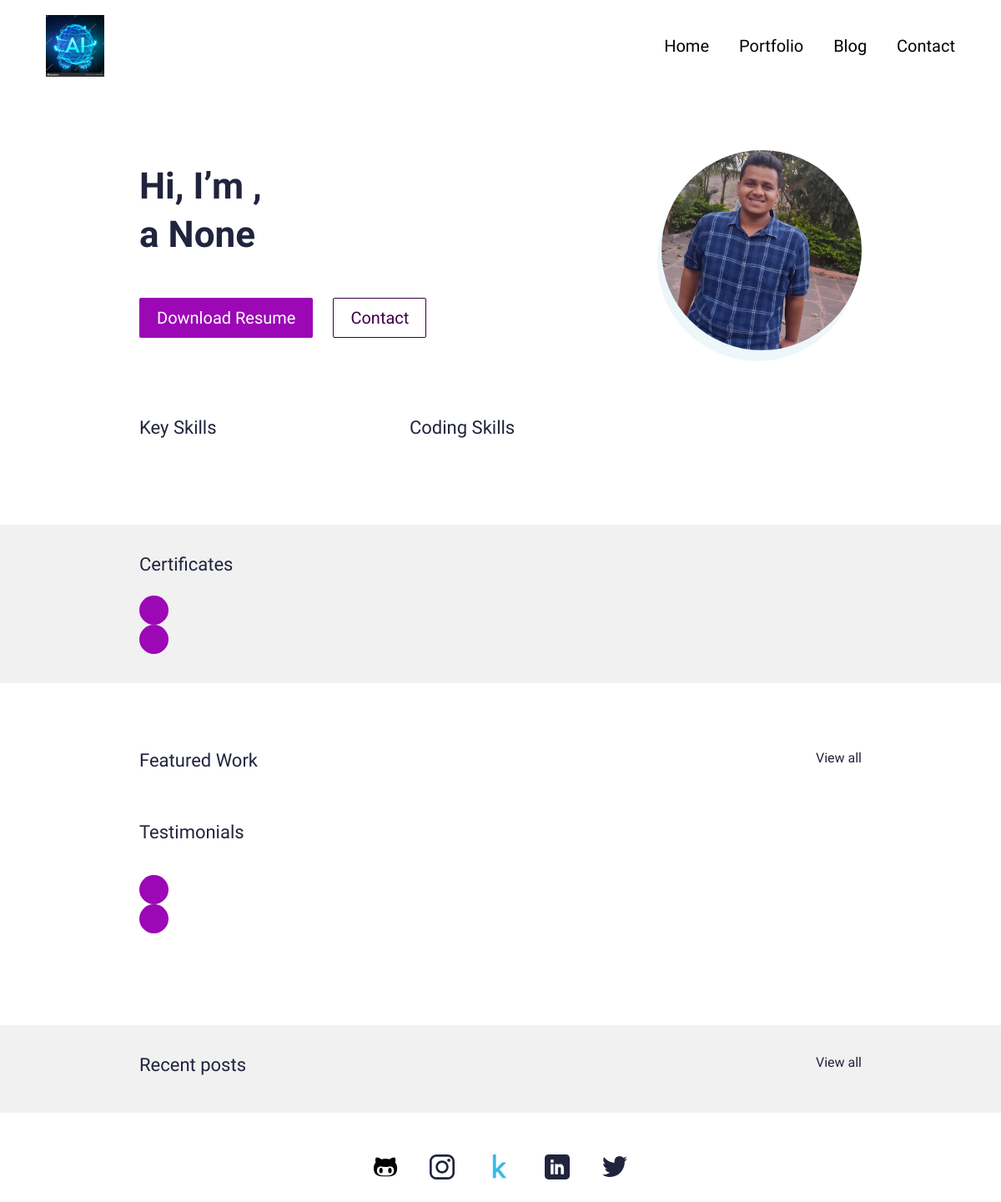
/, run on an earlier commit of the app's database.
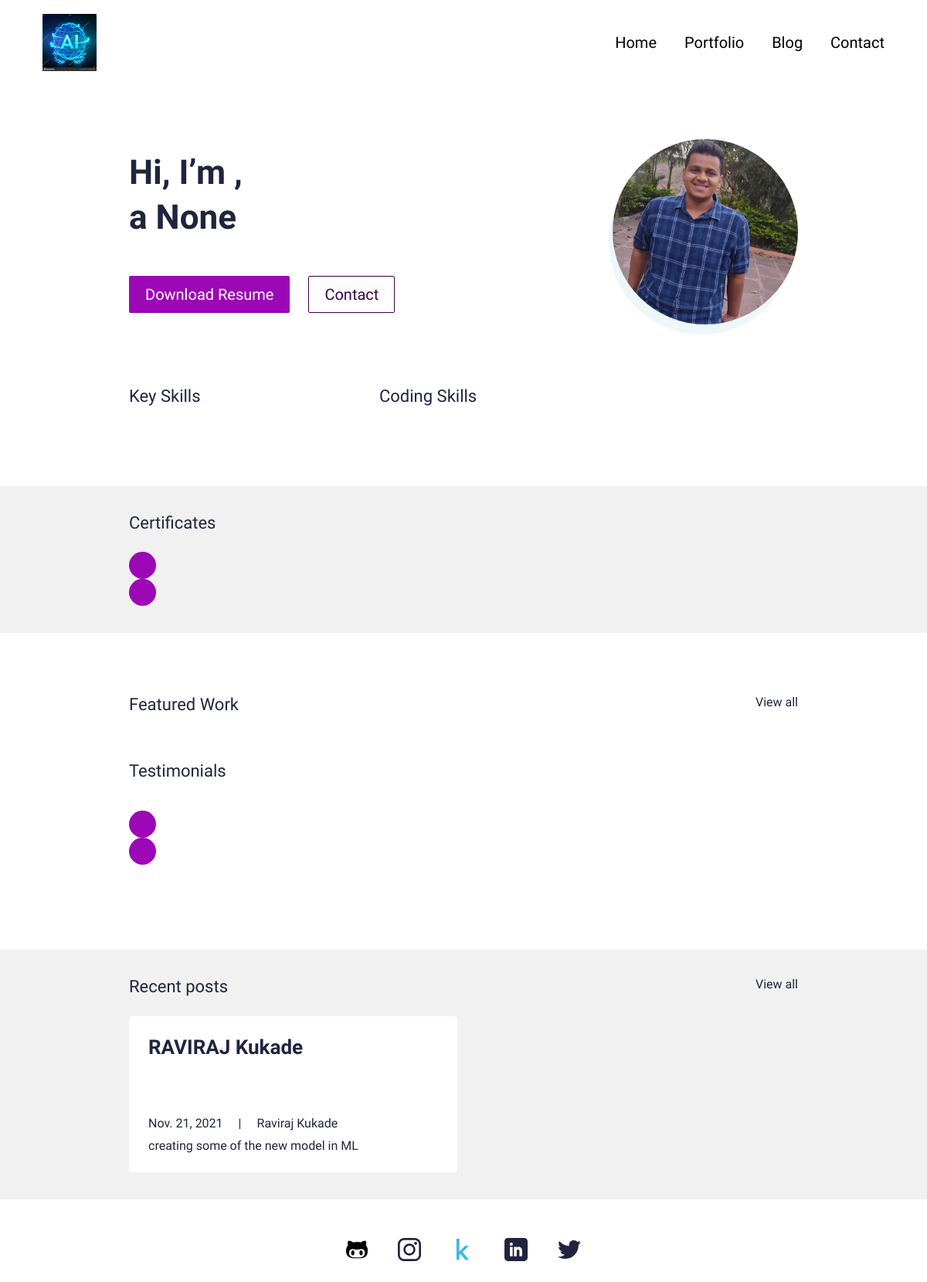
And on a later commit of the database.
### main/models.py (models this page shows, shortened)
class UserProfile(models.Model):
    class Meta:
        verbose_name_plural = 'User Profiles'
        verbose_name = 'User Profile'
    user = models.OneToOneField(User, on_delete=models.CASCADE)
    avatar = models.ImageField(blank=True, null=True, upload_to="avatar")
    title = models.CharField(max_length=200, blank=True, null=True)
    bio = models.TextField(blank=True, null=True)
    skills = models.ManyToManyField(Skill, blank=True)
    cv = models.FileField(blank=True, null=True, upload_to="cv")

class Blog(models.Model):
    class Meta:
        verbose_name_plural = 'Blog Profiles'
        verbose_name = 'Blog'
        ordering = ["timestamp"]
    timestamp = models.DateTimeField(auto_now_add=True)
    author = models.CharField(max_length=200, blank=True, null=True)
    name = models.CharField(max_length=200, blank=True, null=True)
    description = models.CharField(max_length=500, blank=True, null=True)
    body = RichTextField(blank=True, null=True)
    slug = models.SlugField(null=True, blank=True)
    image = models.ImageField(blank=True, null=True, upload_to="blog")
    is_active = models.BooleanField(default=True)

### main/views.py (the view)
# urls.py: path('', views.IndexView.as_view(), name="home"),
class IndexView(generic.TemplateView):
	template_name = "main/index.html"
	def get_context_data(self, **kwargs):
		context = super().get_context_data(**kwargs)
		testimonials = Testimonial.objects.filter(is_active=True)
		certificates = Certificate.objects.filter(is_active=True)
		blogs = Blog.objects.filter(is_active=True)
		portfolio = Portfolio.objects.filter(is_active=True)
		context["testimonials"] = testimonials
		context["certificates"] = certificates
		context["blogs"] = blogs
		context["portfolio"] = portfolio
		return context

### resume_app/context_processors.py (called while the page is built)
def project_context(request):
	context = {
		'me': User.objects.first(),
	}
	return context

### main/templates/main/index.html (shortened to what this page needs)
{% extends 'main/base.html' %}
{% load static %}
{% block content %}
<section>
  <div class="bannerSection">
    <div class="container">
      <div class="row g-4 g-md-3  align-items-center">
        <div class="col-md-auto order-md-last">
          <div class="bannerUserImg">
            <img src="{{me.userprofile.avatar.url}}" alt="{{me.first_name|title}} {{me.last_name|title}} avatar">
          </div>
        </div>
        <div class="col-md">
          <div class="bannerContent">
            <h1 class="xlTitle pb-3">Hi, I’m {{me.first_name|title}}, <br> a {{me.userprofile.title}} </br></h1>
            <div class="bannerBtnCol">
              <div class="row">
                <div class="col-auto">
                  <a download href="{{me.userprofile.cv.url}}" class="btn btnPrimary">Download Resume</a>
                </div>
                <div class="col-auto">
                  <a href="{% url 'main:contact' %}" class="btn btnOutline">Contact</a>
                </div>
              </div>
            </div>
          </div>
        </div>
      </div>
    </div>
  </div>
</section>
<section>
  <div class="sectionSpace pt-0">
    <div class="container">
      <div class="row">
        <div class="col-md-auto">
          <div class="keySkillCol">
            <h4 class="smTitle pb-3">Key Skills</h4>
          </div>
        </div>
        <div class="col-md">
          <h4 class="smTitle pb-3">Coding Skills</h4>
        </div>
      </div>
    </div>
  </div>
</section>
<section>
  <div class="sectionSpaceSm lightBg">
    <div class="container">
      <div class="row pb-3">
        <div class="col">
          <h4 class="smText regular">Certificates</h4>
        </div>
      </div>
      <div class="sliderOuter">
        <div class="cert-swiper-button-next swiper-button-next swiperBtnStyle"></div>
        <div class="cert-swiper-button-prev swiper-button-prev swiperBtnStyle"></div>
      </div>
    </div>
  </div>
</section>
<section>
  <div class="sectionSpace">
    <div class="container">
      <div class="portfolioCol">
        <div class="row pb-3">
          <div class="col">
            <h4 class="smText regular">Featured Work</h4>
          </div>
          <div class="col-auto">
            <a href="{% url 'main:portfolios' %}" class="simpleLink">View all</a>
          </div>
        </div>
      </div>
      <div class="testimonialCol">
        <h4 class="smText regular d-block">Testimonials</h4>
        <div class="testimonialSlider">
          <div class="swiper testimonialSwiper">
            <div class="test-swiper-button-next swiper-button-next swiperBtnStyle"></div>
            <div class="test-swiper-button-prev swiper-button-prev swiperBtnStyle"></div>
          </div>
        </div>
      </div>
    </div>
  </div>
</section>
<section>
  <div class="sectionSpaceSm lightBg">
    <div class="container">
      <div class="row pb-3">
        <div class="col">
          <h4 class="smText regular">Recent posts</h4>
        </div>
        <div class="col-auto">
          <a href="{% url 'main:blogs' %}" class="simpleLink">View all</a>
        </div>
      </div>
      <div class="row g-3">
      {% for b in blogs %}
      {% if b.is_active %}
        <div class="col-lg-6">
          <div class="cardStyle1">
            <h4 class="mdTitle cs1Title"><a href="{% url 'main:blog' slug=b.slug %}">{{b.name}}</a></h4>
            <ul class="cardOptionCol">
              <li>{{b.timestamp.date}}</li>
              <li>{{b.author}}</li>
            </ul>
            <p>{{b.description}}</p>
          </div>
        </div>
        {% endif %}
        {% endfor %}
      </div>
    </div>
  </div>
</section>
{% endblock %}

### main/templates/main/base.html (shortened to what this page needs)
{% load static %}
<!doctype html>
<html lang="en">
  <head>
    <link href="{% static 'css/bootstrap.min.css' %}" rel="stylesheet">
    <link rel="stylesheet" href="https://unpkg.com/swiper@7.0.5/swiper-bundle.min.css">
    <link href="{% static 'css/style.css' %}" rel="stylesheet">
  </head>
  <body>
    {% include 'main/partials/nav.html' %}
    {% block content %}
    {% endblock %}
    {% include 'main/partials/footer.html' %}
  </body>
</html>

### main/templates/main/partials/nav.html (shortened to what this page needs)
{% load static %}
<header>
    <div class="headerCol">
    <div class="container-fluid">
        <div class="row align-items-center">
        <div class="col-auto">
            <div class="logoCol"><a href="{% url 'main:home' %}"><img src="{% static 'images/logo44.png' %}" alt="..."></a></div>
        </div>
        <div class="col">
            <div class="navCollapseCol">
            <div class="navCol">
                <ul>
                <li><a href="{%url 'main:home'%}">Home</a></li>
                <li><a href="{%url 'main:portfolios' %}">Portfolio</a></li>
                <li><a href="{% url 'main:blogs' %}">Blog</a></li>
                <li><a href="{%url 'main:contact'%}">Contact</a></li>
                </ul>
            </div>
            </div>
        </div>
        </div>
    </div>
    </div>
</header>

### main/templates/main/partials/footer.html
{% load static %}
<footer>
    <div class="footerCol">
    <div class="container">
        <ul class="socialCol">
        <li><a href="https://github.com/PARADOXop"><img src="{% static 'images/github.png' %}" alt="..."></a></li>
        <li><a href="https://www.instagram.com/_paradoxop_/"><img src="{% static 'images/insta.svg' %}" alt="..."></a></li>
        <li><a href="https://www.kaggle.com/ravirajkukade"><img src="{% static 'images/kaggle.png' %}" alt="..."></a></li>
        <li><a href="https://www.linkedin.com/in/raviraj-kukade-b3257b179/"><img src="{% static 'images/linkedin.svg' %}" alt="..."></a></li>
        <li><a href="https://external-content.duckduckgo.com/iu/?u=https%3A%2F%2Fi.pinimg.com%2Foriginals%2Fc6%2Fb9%2F81%2Fc6b981c0098058dc429b7cdaeb0802ca.jpg&f=1&nofb=1"><img src="{% static 'images/twitter.svg' %}" alt="..."></a></li>
        </ul>
    </div>
    </div>
</footer>

### static/css/style.css (style rules this page uses)
:root { --primaryColor: #9C07B6; --primaryDarkColor: #3D0048; --primaryHoverColor: #900AA8; --secondaryColor: #F9B000; --baseColor: #21243D; --baseFont: 'Heebo', sans-serif; --titleFont: 'Courier Prime', monospace; --regular: 400; --medium: 500; --bold: 700; --black: 900; --lightBg: #F1F1F1; }
html { scroll-behavior: smooth; }
body { font-family: var(--baseFont); color: var(--baseColor); line-height: normal; }
ul { margin: 0; padding: 0; list-style-type: none; }
img { max-width: 100%; }
a { color: inherit; }
a, .btn { -webkit-transition: all 300ms ease-in-out 0s; -o-transition: all 300ms ease-in-out 0s; transition: all 300ms ease-in-out 0s; text-decoration: none; }
.lightBg { background-color: var(--lightBg); }
.btn { font-size: 20px; font-weight: var(--medium); padding: 8px 20px; border-radius: 2px; }
.btnPrimary { background-color: var(--primaryColor); color: var(--bs-white); }
.btnOutline { border: 1px solid var(--primaryDarkColor); color: var(--primaryDarkColor); }
.xlTitle { font-size: 44px; line-height: 1.3; font-weight: var(--bold); font-family: var(--titleFont) }
.mdTitle { font-size: 26px; line-height: normal; font-weight: var(--bold); font-family: var(--titleFont) }
.smTitle { font-size: 22px; line-height: normal; font-weight: var(--regular); font-family: var(--titleFont) }
.smText { font-size: 22px; }
.regular { font-weight: var(--regular); }
.headerCol { background-color: var(--bs-white); padding: 18px 0; -webkit-transition: all 300ms ease-in-out 0s; -o-transition: all 300ms ease-in-out 0s; transition: all 300ms ease-in-out 0s; position: fixed; z-index: 99; left: 0; right: 0; top: 0; }
.navCol { text-align: right; }
.navCol a { font-size: 20px; color: #000; font-weight: var(--medium); display: inline-block; position: relative; }
.navCol a::before { content: ""; position: absolute; left: 50%; right: 50%; bottom: 0; height: 2px; border-radius: 2px; background-color: var(--primaryColor); -webkit-transition: all 500ms ease-in-out 0s; -o-transition: all 500ms ease-in-out 0s; transition: all 500ms ease-in-out 0s; opacity: 0; }
.navCol li { display: inline-block; }
.navCol li + li { padding-left: 32px; }
.bannerSection { padding: 180px 0 80px; }
.bannerUserImg { margin-left: 30px; width: 240px; height: 240px; border-radius: 50%; position: relative; }
.bannerUserImg img { width: 100%; height: 100%; -o-object-fit: cover; object-fit: cover; border-radius: 50%; position: relative; }
.bannerUserImg::before { content: ""; position: absolute; left: -5px; top: 13px; width: 100%; height: 100%; background-color: #EDF7FA; border-radius: 50%; }
.bannerBtnCol { padding-top: 15px; }
.sectionSpace { padding: 80px 0; }
.sectionSpaceSm { padding: 35px 0; }
.keySkillCol { width: 300px; }
.cardOptionCol > li { display: inline-block; vertical-align: middle; position: relative; }
.cardOptionCol > li + li { padding-left: 40px; }
.cardOptionCol > li + li::before { content: "|"; position: absolute; left: 16px; }
.cardOptionCol { padding: 5px 0 10px; }
.cardStyle1 { padding: 25px; background-color: var(--bs-white); border-radius: 4px; height: 100%; }
.cardStyle1 > p:last-child { margin-bottom: 0; }
.cs1Title { min-height: 90px; }
.sliderOuter { position: relative; }
.sliderOuter .swiper-button-next.swiperBtnStyle { right: -50px; }
.sliderOuter .swiper-button-prev.swiperBtnStyle { left: -50px; }
.testimonialCol { padding-top: 35px; }
.swiperBtnStyle { width: 35px; height: 35px; color: #fff; background-color: var(--primaryColor); border-radius: 50%; }
.swiper-button-next.swiperBtnStyle::after, .swiper-button-prev.swiperBtnStyle::after { font-size: 16px; }
.swiperBtnStyle.swiper-button-prev { left: 2px; }
.swiperBtnStyle.swiper-button-next { right: 2px; }
.testimonialSlider { padding: 30px 0; }
.footerCol { padding: 50px 0; text-align: center; }
.socialCol li { display: inline-block; }
.socialCol li + li { padding-left: 35px; }
.socialCol img { max-width: 30px; max-height: 30px; -o-object-fit: contain; object-fit: contain; }
@media (min-width:992px) { .container, .container-lg, .container-md, .container-sm, .container-xl, .container-xxl { max-width: 890px; } }
@media (min-width:992px) { .headerCol .container-fluid { padding-left: 30px; padding-right: 30px; } }
@media (min-width:1200px) { .headerCol .container-fluid { padding-left: 55px; padding-right: 55px; } }

What changed in the data, as far as the page shows it:
added Blog: name "RAVIRAJ Kukade", timestamp "Nov. 21, 2021", author "Raviraj Kukade", description "creating some of the new model in ML"
